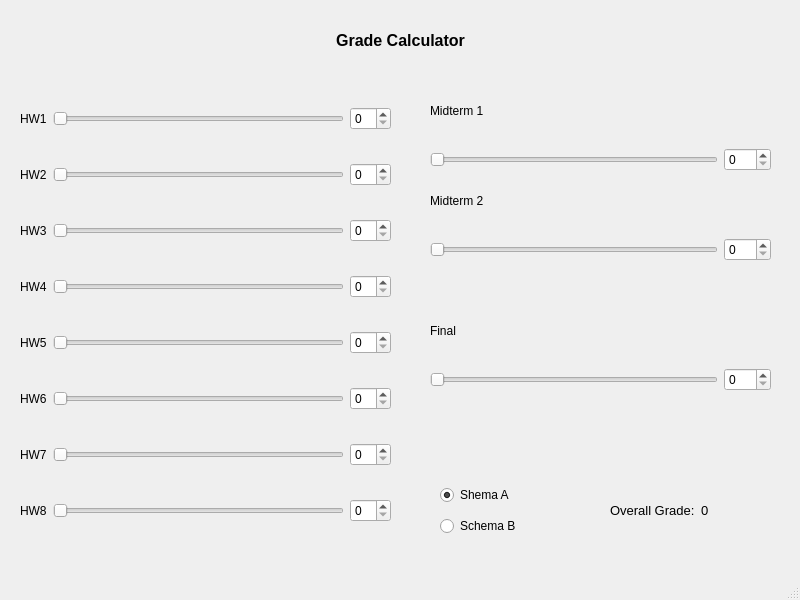
<?xml version="1.0" encoding="UTF-8"?>
<ui version="4.0">
 <class>grade_calculator</class>
 <widget class="QMainWindow" name="grade_calculator">
  <property name="geometry">
   <rect>
    <x>0</x>
    <y>0</y>
    <width>800</width>
    <height>600</height>
   </rect>
  </property>
  <property name="windowTitle">
   <string>grade_calculator</string>
  </property>
  <widget class="QWidget" name="centralwidget">
   <widget class="QLabel" name="titleLabel">
    <property name="geometry">
     <rect>
      <x>330</x>
      <y>20</y>
      <width>141</width>
      <height>41</height>
     </rect>
    </property>
    <property name="font">
     <font>
      <pointsize>12</pointsize>
      <weight>75</weight>
      <bold>true</bold>
     </font>
    </property>
    <property name="text">
     <string>Grade Calculator</string>
    </property>
    <property name="alignment">
     <set>Qt::AlignCenter</set>
    </property>
   </widget>
   <widget class="QWidget" name="layoutWidget_8">
    <property name="geometry">
     <rect>
      <x>430</x>
      <y>170</y>
      <width>341</width>
      <height>91</height>
     </rect>
    </property>
    <layout class="QVBoxLayout" name="verticalLayout_4">
     <item>
      <widget class="QLabel" name="label_3">
       <property name="text">
        <string>Midterm 2</string>
       </property>
      </widget>
     </item>
     <item>
      <layout class="QHBoxLayout" name="horizontalLayout_12">
       <item>
        <widget class="QSlider" name="horizontalSlider_11">
         <property name="maximum">
          <number>100</number>
         </property>
         <property name="orientation">
          <enum>Qt::Horizontal</enum>
         </property>
        </widget>
       </item>
       <item>
        <widget class="QSpinBox" name="sb10">
         <property name="maximum">
          <number>100</number>
         </property>
        </widget>
       </item>
      </layout>
     </item>
    </layout>
   </widget>
   <widget class="QWidget" name="layoutWidget_9">
    <property name="geometry">
     <rect>
      <x>430</x>
      <y>300</y>
      <width>341</width>
      <height>91</height>
     </rect>
    </property>
    <layout class="QVBoxLayout" name="verticalLayout_5" stretch="0,0">
     <item>
      <widget class="QLabel" name="label_4">
       <property name="sizePolicy">
        <sizepolicy hsizetype="Preferred" vsizetype="Minimum">
         <horstretch>0</horstretch>
         <verstretch>0</verstretch>
        </sizepolicy>
       </property>
       <property name="text">
        <string>Final</string>
       </property>
      </widget>
     </item>
     <item>
      <layout class="QHBoxLayout" name="horizontalLayout_13">
       <item>
        <widget class="QSlider" name="horizontalSlider_12">
         <property name="maximum">
          <number>100</number>
         </property>
         <property name="orientation">
          <enum>Qt::Horizontal</enum>
         </property>
        </widget>
       </item>
       <item>
        <widget class="QSpinBox" name="sb11">
         <property name="maximum">
          <number>100</number>
         </property>
        </widget>
       </item>
      </layout>
     </item>
    </layout>
   </widget>
   <widget class="QWidget" name="">
    <property name="geometry">
     <rect>
      <x>610</x>
      <y>480</y>
      <width>161</width>
      <height>61</height>
     </rect>
    </property>
    <layout class="QHBoxLayout" name="horizontalLayout_7">
     <item>
      <widget class="QLabel" name="gradeLabel">
       <property name="font">
        <font>
         <pointsize>10</pointsize>
        </font>
       </property>
       <property name="text">
        <string>Overall Grade:</string>
       </property>
      </widget>
     </item>
     <item>
      <widget class="QLabel" name="overallGrade">
       <property name="font">
        <font>
         <pointsize>10</pointsize>
        </font>
       </property>
       <property name="text">
        <string>0</string>
       </property>
      </widget>
     </item>
    </layout>
   </widget>
   <widget class="QWidget" name="">
    <property name="geometry">
     <rect>
      <x>20</x>
      <y>80</y>
      <width>371</width>
      <height>471</height>
     </rect>
    </property>
    <layout class="QVBoxLayout" name="verticalLayout_2">
     <item>
      <layout class="QHBoxLayout" name="horizontalLayout">
       <item>
        <widget class="QLabel" name="HW1">
         <property name="text">
          <string>HW1</string>
         </property>
        </widget>
       </item>
       <item>
        <widget class="QSlider" name="horizontalSlider">
         <property name="maximum">
          <number>20</number>
         </property>
         <property name="orientation">
          <enum>Qt::Horizontal</enum>
         </property>
        </widget>
       </item>
       <item>
        <widget class="QSpinBox" name="sb1">
         <property name="maximum">
          <number>20</number>
         </property>
        </widget>
       </item>
      </layout>
     </item>
     <item>
      <layout class="QHBoxLayout" name="horizontalLayout_2">
       <item>
        <widget class="QLabel" name="HW2">
         <property name="text">
          <string>HW2</string>
         </property>
        </widget>
       </item>
       <item>
        <widget class="QSlider" name="horizontalSlider_3">
         <property name="maximum">
          <number>20</number>
         </property>
         <property name="orientation">
          <enum>Qt::Horizontal</enum>
         </property>
        </widget>
       </item>
       <item>
        <widget class="QSpinBox" name="sb2">
         <property name="maximum">
          <number>20</number>
         </property>
        </widget>
       </item>
      </layout>
     </item>
     <item>
      <layout class="QHBoxLayout" name="horizontalLayout_4">
       <item>
        <widget class="QLabel" name="HW3">
         <property name="text">
          <string>HW3</string>
         </property>
        </widget>
       </item>
       <item>
        <widget class="QSlider" name="horizontalSlider_4">
         <property name="maximum">
          <number>20</number>
         </property>
         <property name="orientation">
          <enum>Qt::Horizontal</enum>
         </property>
        </widget>
       </item>
       <item>
        <widget class="QSpinBox" name="sb3">
         <property name="maximum">
          <number>20</number>
         </property>
        </widget>
       </item>
      </layout>
     </item>
     <item>
      <layout class="QHBoxLayout" name="horizontalLayout_5">
       <item>
        <widget class="QLabel" name="HW4">
         <property name="text">
          <string>HW4</string>
         </property>
        </widget>
       </item>
       <item>
        <widget class="QSlider" name="horizontalSlider_5">
         <property name="maximum">
          <number>20</number>
         </property>
         <property name="orientation">
          <enum>Qt::Horizontal</enum>
         </property>
        </widget>
       </item>
       <item>
        <widget class="QSpinBox" name="sb4">
         <property name="maximum">
          <number>20</number>
         </property>
        </widget>
       </item>
      </layout>
     </item>
     <item>
      <layout class="QHBoxLayout" name="horizontalLayout_6">
       <item>
        <widget class="QLabel" name="HW5">
         <property name="text">
          <string>HW5</string>
         </property>
        </widget>
       </item>
       <item>
        <widget class="QSlider" name="horizontalSlider_6">
         <property name="maximum">
          <number>20</number>
         </property>
         <property name="orientation">
          <enum>Qt::Horizontal</enum>
         </property>
        </widget>
       </item>
       <item>
        <widget class="QSpinBox" name="sb5">
         <property name="maximum">
          <number>20</number>
         </property>
        </widget>
       </item>
      </layout>
     </item>
     <item>
      <layout class="QHBoxLayout" name="horizontalLayout_8">
       <item>
        <widget class="QLabel" name="HW6">
         <property name="text">
          <string>HW6</string>
         </property>
        </widget>
       </item>
       <item>
        <widget class="QSlider" name="horizontalSlider_7">
         <property name="maximum">
          <number>20</number>
         </property>
         <property name="orientation">
          <enum>Qt::Horizontal</enum>
         </property>
        </widget>
       </item>
       <item>
        <widget class="QSpinBox" name="sb6">
         <property name="maximum">
          <number>20</number>
         </property>
        </widget>
       </item>
      </layout>
     </item>
     <item>
      <layout class="QHBoxLayout" name="horizontalLayout_9">
       <item>
        <widget class="QLabel" name="HW7">
         <property name="text">
          <string>HW7</string>
         </property>
        </widget>
       </item>
       <item>
        <widget class="QSlider" name="horizontalSlider_8">
         <property name="maximum">
          <number>20</number>
         </property>
         <property name="orientation">
          <enum>Qt::Horizontal</enum>
         </property>
        </widget>
       </item>
       <item>
        <widget class="QSpinBox" name="sb7">
         <property name="maximum">
          <number>20</number>
         </property>
        </widget>
       </item>
      </layout>
     </item>
     <item>
      <layout class="QHBoxLayout" name="horizontalLayout_10">
       <item>
        <widget class="QLabel" name="HW8">
         <property name="text">
          <string>HW8</string>
         </property>
        </widget>
       </item>
       <item>
        <widget class="QSlider" name="horizontalSlider_9">
         <property name="maximum">
          <number>20</number>
         </property>
         <property name="orientation">
          <enum>Qt::Horizontal</enum>
         </property>
        </widget>
       </item>
       <item>
        <widget class="QSpinBox" name="sb8">
         <property name="maximum">
          <number>20</number>
         </property>
        </widget>
       </item>
      </layout>
     </item>
    </layout>
   </widget>
   <widget class="QWidget" name="">
    <property name="geometry">
     <rect>
      <x>430</x>
      <y>80</y>
      <width>341</width>
      <height>91</height>
     </rect>
    </property>
    <layout class="QVBoxLayout" name="verticalLayout_3">
     <item>
      <widget class="QLabel" name="label">
       <property name="text">
        <string>Midterm 1</string>
       </property>
      </widget>
     </item>
     <item>
      <layout class="QHBoxLayout" name="horizontalLayout_11">
       <item>
        <widget class="QSlider" name="horizontalSlider_10">
         <property name="maximum">
          <number>100</number>
         </property>
         <property name="orientation">
          <enum>Qt::Horizontal</enum>
         </property>
        </widget>
       </item>
       <item>
        <widget class="QSpinBox" name="sb9">
         <property name="maximum">
          <number>100</number>
         </property>
        </widget>
       </item>
      </layout>
     </item>
    </layout>
   </widget>
   <widget class="QWidget" name="">
    <property name="geometry">
     <rect>
      <x>440</x>
      <y>480</y>
      <width>141</width>
      <height>61</height>
     </rect>
    </property>
    <layout class="QVBoxLayout" name="verticalLayout_6">
     <item>
      <widget class="QRadioButton" name="radioButton">
       <property name="text">
        <string>Shema A</string>
       </property>
       <property name="checked">
        <bool>true</bool>
       </property>
      </widget>
     </item>
     <item>
      <widget class="QRadioButton" name="radioButton_2">
       <property name="text">
        <string>Schema B</string>
       </property>
      </widget>
     </item>
    </layout>
   </widget>
  </widget>
  <widget class="QMenuBar" name="menubar">
   <property name="geometry">
    <rect>
     <x>0</x>
     <y>0</y>
     <width>800</width>
     <height>22</height>
    </rect>
   </property>
  </widget>
  <widget class="QStatusBar" name="statusbar"/>
 </widget>
 <resources/>
 <connections>
  <connection>
   <sender>horizontalSlider</sender>
   <signal>valueChanged(int)</signal>
   <receiver>sb1</receiver>
   <slot>setValue(int)</slot>
   <hints>
    <hint type="sourcelabel">
     <x>291</x>
     <y>127</y>
    </hint>
    <hint type="destinationlabel">
     <x>373</x>
     <y>130</y>
    </hint>
   </hints>
  </connection>
  <connection>
   <sender>sb1</sender>
   <signal>valueChanged(int)</signal>
   <receiver>horizontalSlider</receiver>
   <slot>setValue(int)</slot>
   <hints>
    <hint type="sourcelabel">
     <x>367</x>
     <y>123</y>
    </hint>
    <hint type="destinationlabel">
     <x>252</x>
     <y>135</y>
    </hint>
   </hints>
  </connection>
  <connection>
   <sender>horizontalSlider_3</sender>
   <signal>valueChanged(int)</signal>
   <receiver>sb2</receiver>
   <slot>setValue(int)</slot>
   <hints>
    <hint type="sourcelabel">
     <x>293</x>
     <y>187</y>
    </hint>
    <hint type="destinationlabel">
     <x>362</x>
     <y>191</y>
    </hint>
   </hints>
  </connection>
  <connection>
   <sender>sb2</sender>
   <signal>valueChanged(int)</signal>
   <receiver>horizontalSlider_3</receiver>
   <slot>setValue(int)</slot>
   <hints>
    <hint type="sourcelabel">
     <x>364</x>
     <y>187</y>
    </hint>
    <hint type="destinationlabel">
     <x>293</x>
     <y>188</y>
    </hint>
   </hints>
  </connection>
  <connection>
   <sender>horizontalSlider_4</sender>
   <signal>valueChanged(int)</signal>
   <receiver>sb3</receiver>
   <slot>setValue(int)</slot>
   <hints>
    <hint type="sourcelabel">
     <x>309</x>
     <y>244</y>
    </hint>
    <hint type="destinationlabel">
     <x>369</x>
     <y>253</y>
    </hint>
   </hints>
  </connection>
  <connection>
   <sender>sb3</sender>
   <signal>valueChanged(int)</signal>
   <receiver>horizontalSlider_4</receiver>
   <slot>setValue(int)</slot>
   <hints>
    <hint type="sourcelabel">
     <x>360</x>
     <y>244</y>
    </hint>
    <hint type="destinationlabel">
     <x>287</x>
     <y>244</y>
    </hint>
   </hints>
  </connection>
  <connection>
   <sender>horizontalSlider_5</sender>
   <signal>valueChanged(int)</signal>
   <receiver>sb4</receiver>
   <slot>setValue(int)</slot>
   <hints>
    <hint type="sourcelabel">
     <x>306</x>
     <y>302</y>
    </hint>
    <hint type="destinationlabel">
     <x>373</x>
     <y>311</y>
    </hint>
   </hints>
  </connection>
  <connection>
   <sender>sb4</sender>
   <signal>valueChanged(int)</signal>
   <receiver>horizontalSlider_5</receiver>
   <slot>setValue(int)</slot>
   <hints>
    <hint type="sourcelabel">
     <x>370</x>
     <y>301</y>
    </hint>
    <hint type="destinationlabel">
     <x>281</x>
     <y>316</y>
    </hint>
   </hints>
  </connection>
  <connection>
   <sender>horizontalSlider_6</sender>
   <signal>valueChanged(int)</signal>
   <receiver>sb5</receiver>
   <slot>setValue(int)</slot>
   <hints>
    <hint type="sourcelabel">
     <x>308</x>
     <y>367</y>
    </hint>
    <hint type="destinationlabel">
     <x>386</x>
     <y>370</y>
    </hint>
   </hints>
  </connection>
  <connection>
   <sender>sb5</sender>
   <signal>valueChanged(int)</signal>
   <receiver>horizontalSlider_6</receiver>
   <slot>setValue(int)</slot>
   <hints>
    <hint type="sourcelabel">
     <x>362</x>
     <y>362</y>
    </hint>
    <hint type="destinationlabel">
     <x>260</x>
     <y>364</y>
    </hint>
   </hints>
  </connection>
  <connection>
   <sender>horizontalSlider_7</sender>
   <signal>valueChanged(int)</signal>
   <receiver>sb6</receiver>
   <slot>setValue(int)</slot>
   <hints>
    <hint type="sourcelabel">
     <x>288</x>
     <y>421</y>
    </hint>
    <hint type="destinationlabel">
     <x>377</x>
     <y>422</y>
    </hint>
   </hints>
  </connection>
  <connection>
   <sender>sb6</sender>
   <signal>valueChanged(int)</signal>
   <receiver>horizontalSlider_7</receiver>
   <slot>setValue(int)</slot>
   <hints>
    <hint type="sourcelabel">
     <x>373</x>
     <y>434</y>
    </hint>
    <hint type="destinationlabel">
     <x>242</x>
     <y>424</y>
    </hint>
   </hints>
  </connection>
  <connection>
   <sender>horizontalSlider_8</sender>
   <signal>valueChanged(int)</signal>
   <receiver>sb7</receiver>
   <slot>setValue(int)</slot>
   <hints>
    <hint type="sourcelabel">
     <x>305</x>
     <y>479</y>
    </hint>
    <hint type="destinationlabel">
     <x>372</x>
     <y>484</y>
    </hint>
   </hints>
  </connection>
  <connection>
   <sender>sb7</sender>
   <signal>valueChanged(int)</signal>
   <receiver>horizontalSlider_8</receiver>
   <slot>setValue(int)</slot>
   <hints>
    <hint type="sourcelabel">
     <x>354</x>
     <y>493</y>
    </hint>
    <hint type="destinationlabel">
     <x>226</x>
     <y>487</y>
    </hint>
   </hints>
  </connection>
  <connection>
   <sender>horizontalSlider_9</sender>
   <signal>valueChanged(int)</signal>
   <receiver>sb8</receiver>
   <slot>setValue(int)</slot>
   <hints>
    <hint type="sourcelabel">
     <x>306</x>
     <y>541</y>
    </hint>
    <hint type="destinationlabel">
     <x>372</x>
     <y>541</y>
    </hint>
   </hints>
  </connection>
  <connection>
   <sender>sb8</sender>
   <signal>valueChanged(int)</signal>
   <receiver>horizontalSlider_9</receiver>
   <slot>setValue(int)</slot>
   <hints>
    <hint type="sourcelabel">
     <x>360</x>
     <y>554</y>
    </hint>
    <hint type="destinationlabel">
     <x>276</x>
     <y>540</y>
    </hint>
   </hints>
  </connection>
  <connection>
   <sender>horizontalSlider_10</sender>
   <signal>valueChanged(int)</signal>
   <receiver>sb9</receiver>
   <slot>setValue(int)</slot>
   <hints>
    <hint type="sourcelabel">
     <x>688</x>
     <y>172</y>
    </hint>
    <hint type="destinationlabel">
     <x>752</x>
     <y>172</y>
    </hint>
   </hints>
  </connection>
  <connection>
   <sender>sb9</sender>
   <signal>valueChanged(int)</signal>
   <receiver>horizontalSlider_10</receiver>
   <slot>setValue(int)</slot>
   <hints>
    <hint type="sourcelabel">
     <x>744</x>
     <y>163</y>
    </hint>
    <hint type="destinationlabel">
     <x>674</x>
     <y>169</y>
    </hint>
   </hints>
  </connection>
  <connection>
   <sender>horizontalSlider_11</sender>
   <signal>valueChanged(int)</signal>
   <receiver>sb10</receiver>
   <slot>setValue(int)</slot>
   <hints>
    <hint type="sourcelabel">
     <x>682</x>
     <y>264</y>
    </hint>
    <hint type="destinationlabel">
     <x>746</x>
     <y>264</y>
    </hint>
   </hints>
  </connection>
  <connection>
   <sender>sb10</sender>
   <signal>valueChanged(int)</signal>
   <receiver>horizontalSlider_11</receiver>
   <slot>setValue(int)</slot>
   <hints>
    <hint type="sourcelabel">
     <x>733</x>
     <y>254</y>
    </hint>
    <hint type="destinationlabel">
     <x>672</x>
     <y>253</y>
    </hint>
   </hints>
  </connection>
  <connection>
   <sender>horizontalSlider_12</sender>
   <signal>valueChanged(int)</signal>
   <receiver>sb11</receiver>
   <slot>setValue(int)</slot>
   <hints>
    <hint type="sourcelabel">
     <x>706</x>
     <y>388</y>
    </hint>
    <hint type="destinationlabel">
     <x>755</x>
     <y>389</y>
    </hint>
   </hints>
  </connection>
  <connection>
   <sender>sb11</sender>
   <signal>valueChanged(int)</signal>
   <receiver>horizontalSlider_12</receiver>
   <slot>setValue(int)</slot>
   <hints>
    <hint type="sourcelabel">
     <x>751</x>
     <y>394</y>
    </hint>
    <hint type="destinationlabel">
     <x>632</x>
     <y>392</y>
    </hint>
   </hints>
  </connection>
 </connections>
</ui>
